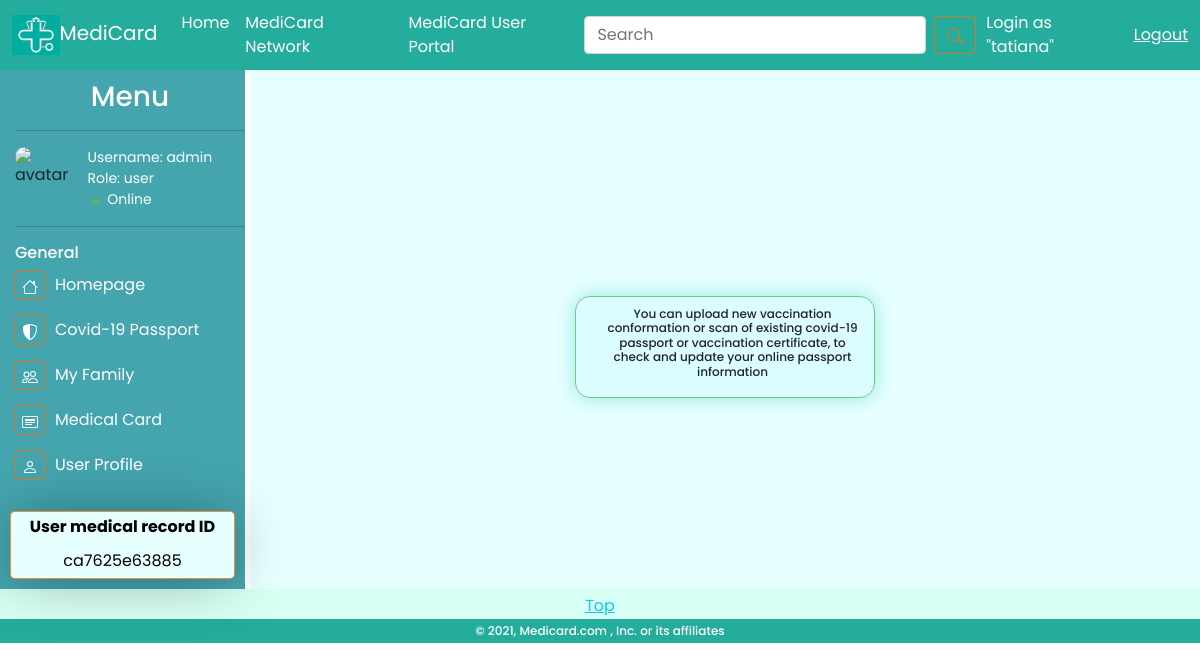
/portal/covidpass/ca7625e63885 (signed in), run on the app's committed database.
### portal/models.py (models this page shows, shortened)
class User(AbstractUser):
    user_role = models.CharField(max_length=30, default="user")
    avatar_url = models.URLField(
        default="https://firebasestorage.googleapis.com/v0/b/medicard-db.appspot.com/o/portal%2Fimg%2Fnoimage.jpg?alt=media&token=defb69c4-2ffc-4e10-be83-75498408c2e2")
    med_id = models.CharField(max_length=255, default=uuid.uuid4().hex[:12])
    passport = models.CharField(max_length=64, default=None, null=True, unique=True)
    full_name = models.CharField(max_length=100, null=True)
    gender = models.CharField(max_length=15, default='Male', null=True)
    birth_date = models.CharField(max_length=30, default="1920-01-01", null=True)
    bio = models.CharField(max_length=1000, default=None, null=True)
    home_address = models.CharField(max_length=255, null=True)
    job = models.CharField(max_length=255, null=True)
    phone_number = models.IntegerField(null=True)
    emergency_number = models.IntegerField(null=True)
    notifications = models.BooleanField(default=True)

### portal/views.py (the view, shortened to what this page needs)
# urls.py: path('portal', views.portal_view, name="portal"),
@login_required()
def portal_view(request, med_id="", page=""):
    if med_id == "":
        med_id = request.user.med_id
    if med_id == request.user.med_id:
        current_user = User.objects.get(med_id=request.user.med_id)
        info = User.objects.get(username=current_user.username)
        if page == "family":
            family_members = []
            members = FamilyMembers.objects.filter(user_id=request.user.id)
            if not members:
                return render(request, 'portal/portal.html', {
                    "user": info,
                    "family": True,
                    "owner": True
                })
            else:
                for member in members:
                    family_members.append(member.family_members_list_id)
                query = Q()
                for ident in family_members:
                    query.add(Q(id=ident), Q.OR)
                my_family = User.objects.filter(query)
                return render(request, 'portal/portal.html', {
                    "user": info,
                    "family": True,
                    "owner": True,
                    "my_family": my_family
                })
        elif page == "recognizer":
            return render(request, 'portal/portal.html', {
                "user": info,
                "recognizer": True,
                "owner": True,
            })
        elif page == "profile":
            return render(request, 'portal/profile.html', {
                "user": info,
                "owner": True,
            })
        elif page == "card":
            return render(request, 'portal/medicard.html', {
                "user": info,
                "owner": True,
            })
        elif page == "findhelp":
            return render(request, 'portal/portal.html', {
                "user": info,
                "findhelp": True,
                "owner": True
            })
        elif page == "covidpass":
            return render(request, 'portal/passport.html', {
                "user": info,
                "owner": True
            })
        else:
            return render(request, 'portal/portal.html', {
                "user": info,
                "dashboard": True,
                "owner": True
            })
    else:
        access_user = User.objects.get(med_id=med_id)
        access_check = AccessList.objects.filter(user_id=access_user.id, access_user=request.user.id)
        info = User.objects.get(med_id=med_id)
        if not access_check:
            return render(request, 'portal/portal.html', {
                "user": info,
                "error": True
            })
        else:
            if page == "card":
                return render(request, 'portal/medicard.html', {
                    "card": True,
                    "user": info
                })
            elif page == "profile":
                return render(request, 'portal/profile.html', {
                    "user": info
                })
            elif page == "covidpass":
                return render(request, 'portal/passport.html', {
                    "user": info,
                })
            else:
                return render(request, 'portal/portal.html', {
                    "user": info,
                    "dashboard": True
                })

### portal/templates/portal/passport.html (shortened to what this page needs)
{% extends 'portal/portal_layout.html' %}
{% load static %}
{% block body %}
<div class="passport-page-container">
    <div class="passport-page-buttons static-card">
        <div class="passport-info upload-progress"><h6>You can upload new vaccination conformation or scan of existing covid-19 passport or vaccination certificate,
            to check and update your online passport information</h6></div>
    </div>
</div>
{% endblock %}

### portal/templates/portal/portal_layout.html (shortened to what this page needs)
{% load static %}
<!DOCTYPE html>
<html lang="en">
<head>
    <link rel="stylesheet" href="{% static 'portal/css/styles.css' %}">
    <link href="https://cdn.jsdelivr.net/npm/bootstrap@5.0.0-beta2/dist/css/bootstrap.min.css" rel="stylesheet">
</head>
<body>
<nav class="navbar navbar-expand-lg top-bar">
    <div class="container-fluid">
        <a class="navbar-brand  brand" href="{% url 'index' %}"><img alt="logo" height="40px" src="{% static 'portal/img/logo.png'%}">MediCard</a>
        <div class="collapse navbar-collapse" id="navbarText">
            <ul class="navbar-nav me-auto mb-2 mb-lg-0">
                <li class="nav-item">
                    <a aria-current="page" class="nav-link active" href="{% url 'index' %}">Home</a>
                </li>
                {% if user.is_authenticated  %}
                <li class="nav-item">
                    <a class="nav-link" href="{% url 'network'">MediCard Network</a>
                </li>
                 <li class="nav-item">
                    <a class="nav-link" href="{% url 'portal' %}">MediCard User Portal</a>
                </li>
                {% endif %}
            </ul>
            <div class="search-bar">
                <form class="d-flex">
                    <input aria-label="Search" class="form-control me-2" placeholder="Search" type="search">
                    <button class="btn s-button" type="submit">
                    </button>
                </form>
            </div>
            <span class="navbar-text login">
                {% if user.is_authenticated  %}
              Login as "{{ request.user.username }}"
                {% else %}
                 Not login yet
                {% endif %}
      </span>
            {% if user.is_authenticated  %}
            <a class="login" href="{% url 'logout' %}" >Logout</a>
            {% else %}
            <a class="login" href="{% url 'login' %}" >Login</a>
            {% endif %}
        </div>
    </div>
</nav>
<div class="container-portal" id="">
    <div class="menu-portal">
        <div class="title-menu"><h3 class="title-menu-text">Menu</h3></div>
        <hr/>
        <div class="user-info">
            <div class="avatar" data-link="{{ user.avatar_url }}">
                <img alt="avatar" src="{{ user.avatar_url }}">
            </div>
            <div class="about">
                <div class="name">Username: {{ user.username}}</div>
                <div class="role">Role: {{ user.user_role }}</div>
                <div class="status">
                    Online
                </div>
            </div>
        </div>
        <hr/>
        <div class="title-general"><h3 class="title-general-text">General</h3></div>
        <ul class="ul-menu">
            <a href="{% url 'portal' %}">
                <li class="menu-link">
                    <div class="background-ico">
                    </div>
                    <span class="link-desc">Homepage</span>
                </li>
            </a>
            <a href="{% url 'portal' %}/covidpass/{{user.med_id}}">
                <li class="menu-link">
                    <div class="background-ico">
                    </div>
                    <span class="link-desc">Covid-19 Passport</span>
                </li>
            </a>
            <a href="{% url 'portal' %}/family/{{user.med_id}}">
                <li class="menu-link">
                    <div class="background-ico">
                    </div>
                    <span class="link-desc">My Family</span>
                </li>
            </a>
            <a href="{% url 'portal' %}/card/{{user.med_id}}">
                <li class="menu-link">
                    <div class="background-ico">
                    </div>
                    <span class="link-desc">Medical Card</span>
                </li>
            </a>
            <a href="{% url 'portal' %}/profile/{{user.med_id}}">
                <li class="menu-link">
                    <div class="background-ico">
                    </div>
                    <span class="link-desc">User Profile</span>
                </li>
            </a>
        </ul>
        <div class="id-box">
            <h6><strong>User medical record ID</strong></h6>
            <div class="id-number">
                {{ user.med_id }}
            </div>
        </div>
    </div>
{% block body %}
{% endblock %}
    </div>
<div class="footer">
    <div class="go-top">
        <a class="top">Top</a>
    </div>
    <div class="footer-med">
        <h6 class="footer-text">© 2021, Medicard.com , Inc. or its affiliates</h6>
    </div>
</div>
</body>
</html>

### portal/static/portal/css/styles.css (style rules this page uses)
* { margin: 0; padding: 0; font-family: 'Poppins', sans-serif; }
.active { background-color: #24ad9c75; }
.top-bar { display: flex; width: 100%; height: 70px !important; background-color: #24ad9c; justify-content: space-around; color: #fff; }
.top-bar a { color: #fff; transition: 0.4s; }
.search-bar { padding: 0; margin: 0; }
.s-button { color: #fb6f0cd1 !important; border-color: #fb6f0cd1 !important; transition: 0.8s; }
.login { margin-left: 10px; }
body { background-color: gainsboro; }
.static-card { border-radius: 15px; background-color: rgba(13, 202, 240, 0.05); -webkit-box-shadow: 0px 0px 20px 1px rgba(156, 232, 229, 1); -moz-box-shadow: 0px 0px 20px 1px rgba(156, 232, 229, 1); box-shadow: 0px 0px 20px 1px rgba(156, 232, 229, 1); animation: 2s visability; }
.go-top { width: 100%; height: 30px; background-color: #d0fff2d1; display: flex; justify-content: center; }
.top { padding: 5px; color: #0dcaf0; cursor: pointer; }
.footer-med { width: 100%; background-color: #24ad9c; color: #fff; display: flex; justify-content: center; }
.footer-text { margin: 5px; font-size: 12px; justify-content: center; align-items: center; text-align: center; }
.container-portal { background-color: #e7ffff; display: grid; grid-template-columns: 250px auto; grid-template-areas: "menu body"; }
.menu-portal { grid-area: menu; background-color: #44a5af; border-right: 5px solid #fff; }
.menu-portal > * { margin-left: 15px; }
.title-menu { justify-content: center; align-items: center; text-align: center; }
.title-menu-text { color: #fff; margin-top: 10px; }
.user-info { display: flex; }
.avatar { height: 25%; width: 25%; }
.avatar img { width: 60px; border-radius: 10px; }
.about { margin-left: 15px; color: #fff; font-size: 14px; }
.title-general { align-items: flex-start; }
.title-general-text { color: #fff; font-size: 16px; }
.ul-menu { margin-left: 15px !important; padding: 0px; }
.ul-menu a { text-decoration: none; }
.menu-link { display: flex; grid-area: body; color: #fff; list-style-type: none; padding: 0px 0px 15px 0px; }
.background-ico { margin-right: 10px; font-size: 12px; width: 30px; height: 30px; line-height: 30px; text-align: center; border-radius: 4px; transition: 0.8s; border: 1px solid #fb6f0cd1; }
.link-desc { margin-top: 3px; transition: 0.8s; }
.id-box { -webkit-box-shadow: 0px 2px 60px -6px rgba(0, 0, 0, 0.38); -moz-box-shadow: 0px 2px 60px -6px rgba(0, 0, 0, 0.38); box-shadow: 0px 2px 60px -6px rgba(0, 0, 0, 0.38); border-radius: 5px; margin: 10px; background-color: #e7ffff; align-items: flex-end; border: 1px solid #fb6f0cd1; transition: border 0.8s; }
.id-box h6 { padding: 5px; color: #000; justify-content: center; text-align: center; }
.id-number { color: #000; text-align: center; text-shadow: #0dcaf0; padding-bottom: 5px; }
.passport-page-container { justify-content: center; align-items: center; display: flex; flex-direction: column; }
.passport-info { margin-left: 15px; }
.passport-page-buttons { padding: 10px; text-align: center; margin-top: 35px; max-width: 300px; border: 1px solid #6ccc7c; }
.passport-page-buttons h6 { font-size: 12px; }

### data on the page
User: user.username "tatiana"
User: username "admin", user_role "user", med_id "ca7625e63885"
